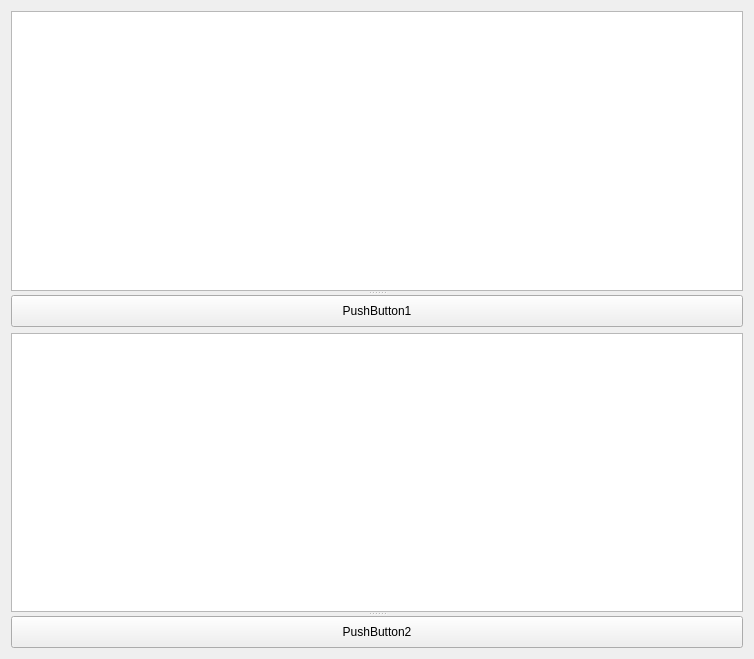
<?xml version="1.0" encoding="UTF-8"?>
<ui version="4.0">
 <class>Form</class>
 <widget class="QWidget" name="Form">
  <property name="geometry">
   <rect>
    <x>0</x>
    <y>0</y>
    <width>754</width>
    <height>659</height>
   </rect>
  </property>
  <property name="windowTitle">
   <string>Form</string>
  </property>
  <layout class="QGridLayout" name="gridLayout">
   <item row="0" column="0">
    <layout class="QVBoxLayout" name="verticalLayout">
     <item>
      <widget class="QSplitter" name="splitter">
       <property name="orientation">
        <enum>Qt::Vertical</enum>
       </property>
       <widget class="QTableView" name="tableView1">
        <property name="editTriggers">
         <set>QAbstractItemView::CurrentChanged|QAbstractItemView::DoubleClicked|QAbstractItemView::EditKeyPressed|QAbstractItemView::SelectedClicked</set>
        </property>
        <property name="alternatingRowColors">
         <bool>true</bool>
        </property>
        <property name="iconSize">
         <size>
          <width>10</width>
          <height>10</height>
         </size>
        </property>
       </widget>
       <widget class="QPushButton" name="pushButton1">
        <property name="text">
         <string>PushButton1</string>
        </property>
       </widget>
      </widget>
     </item>
     <item>
      <widget class="QSplitter" name="splitter_2">
       <property name="orientation">
        <enum>Qt::Vertical</enum>
       </property>
       <widget class="QTableView" name="tableView2">
        <property name="editTriggers">
         <set>QAbstractItemView::CurrentChanged|QAbstractItemView::DoubleClicked|QAbstractItemView::EditKeyPressed|QAbstractItemView::SelectedClicked</set>
        </property>
        <property name="alternatingRowColors">
         <bool>true</bool>
        </property>
       </widget>
       <widget class="QPushButton" name="pushButton2">
        <property name="text">
         <string>PushButton2</string>
        </property>
        <property name="checkable">
         <bool>false</bool>
        </property>
        <property name="flat">
         <bool>false</bool>
        </property>
       </widget>
      </widget>
     </item>
    </layout>
   </item>
  </layout>
 </widget>
 <resources/>
 <connections/>
</ui>
